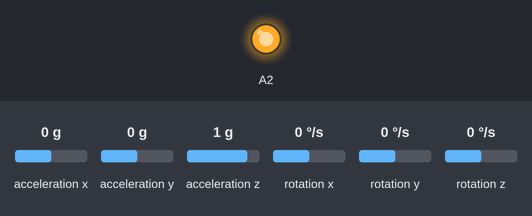
The sketch below on a simulated Arduino Uno, built with avr-gcc and run on an emulated ATmega328P. On the bench: output pins drawn as LEDs (lit = HIGH). Inputs (shaded band) come from the test bench; at power-on: acceleration x 0 g, acceleration y 0 g, acceleration z 1 g, rotation x 0 °/s, rotation y 0 °/s, rotation z 0 °/s. What the sketch prints to the serial monitor is not drawn.

Above: at 0.1 s.
Timing chart, 0 to 1.6 s (numbered marks = the images above):
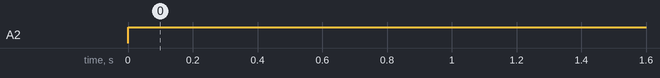

Measured:
- by itself, A2: LOW → HIGH at 0.00 s

The sketch:

Gyroscope.ino
```cpp
#include <Wire.h>
#include <L3G.h>
L3G gyro;
void setup() {
  pinMode(A2,OUTPUT);
  Serial.begin(9600);
  Wire.begin();
  gyro.init();
  gyro.enableDefault();
}

void loop() {
  digitalWrite(A2,HIGH);
  gyro.read();
  Serial.print((int)gyro.g.x);
  Serial.print((int)gyro.g.y);
  Serial.println((int)gyro.g.z);
  delay(100);
}
```
